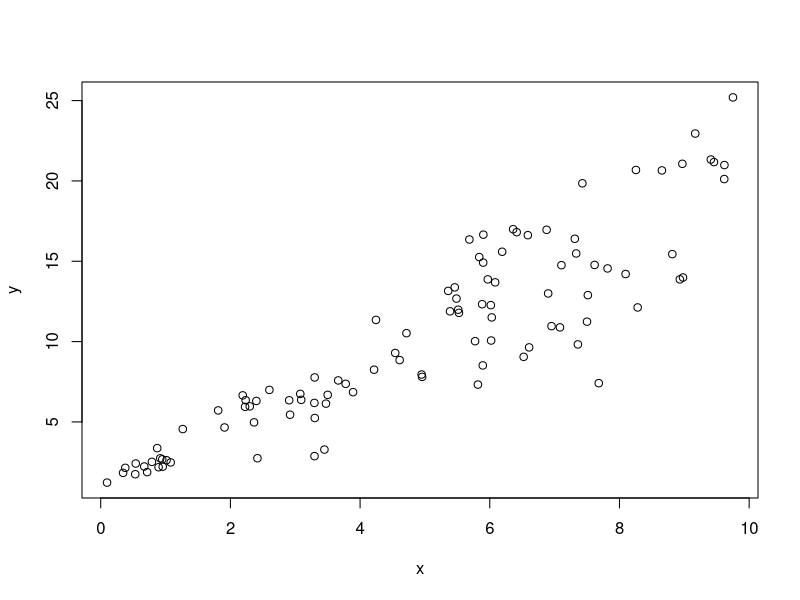
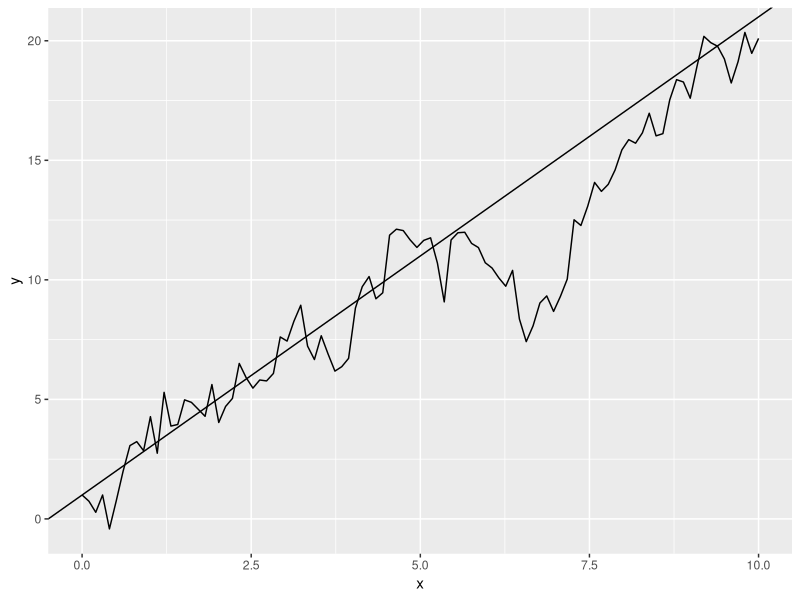
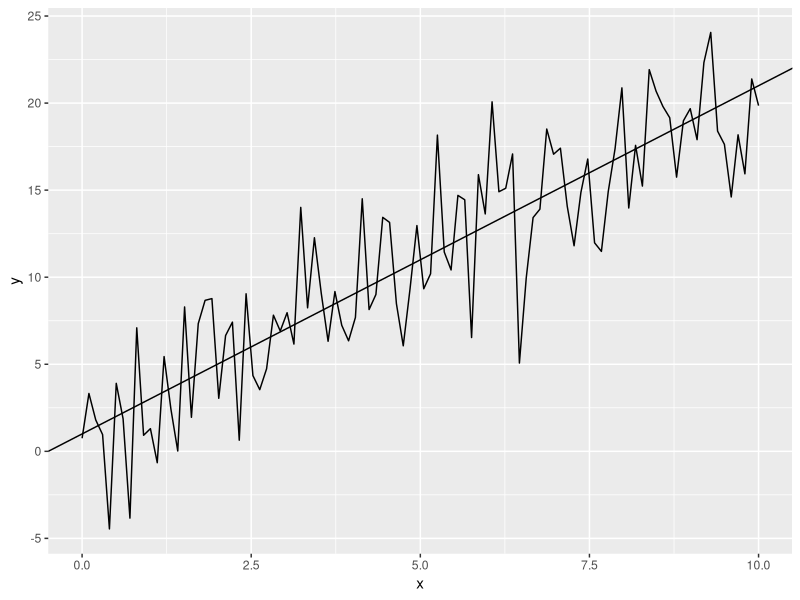

R code for these plots, in order:
## ---- chunk 1
library(tidyverse)
## ---- chunk 2
n <- 100
x <- runif(n, min = 0, max = 10)
u <- rnorm(n, mean = 0, sd = .5 * x)
y <- 1 + 2*x + u
plot(x,y)
## ---- chunk 3
n <- 100
x <- seq(from = 0, to = 10, length.out = n)
u <- numeric(n)
u[1] <- 0
for(i in 2:n) {
  u[i] <- 0.8*u[i-1] + rnorm(n = 1, mean = 0, sd = 1)
}
y <- 1 + 2*x + u

data.frame(x,y) %>%
  ggplot(aes(x ,y))+
  geom_line()+
  geom_abline(intercept = 1, slope = 2)
## ---- chunk 4
n <- 100
x <- seq(from = 0, to = 10, length.out = n)
u <- rnorm(n, mean = 0, sd = 3)
y <- 1 + 2*x + u

data.frame(x,y) %>%
  ggplot(aes(x, y))+
  geom_line()+
  geom_abline(intercept = 1, slope = 2)
